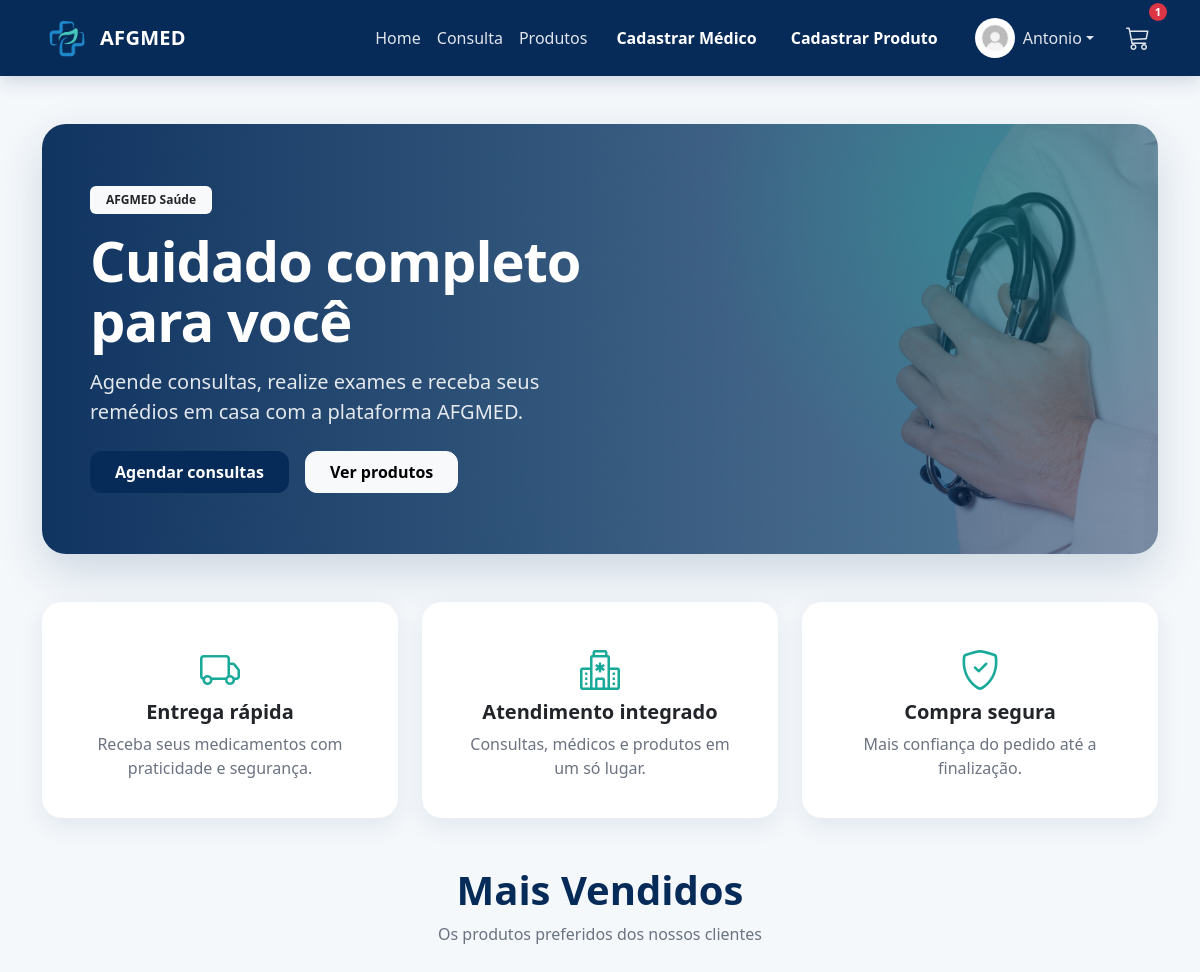
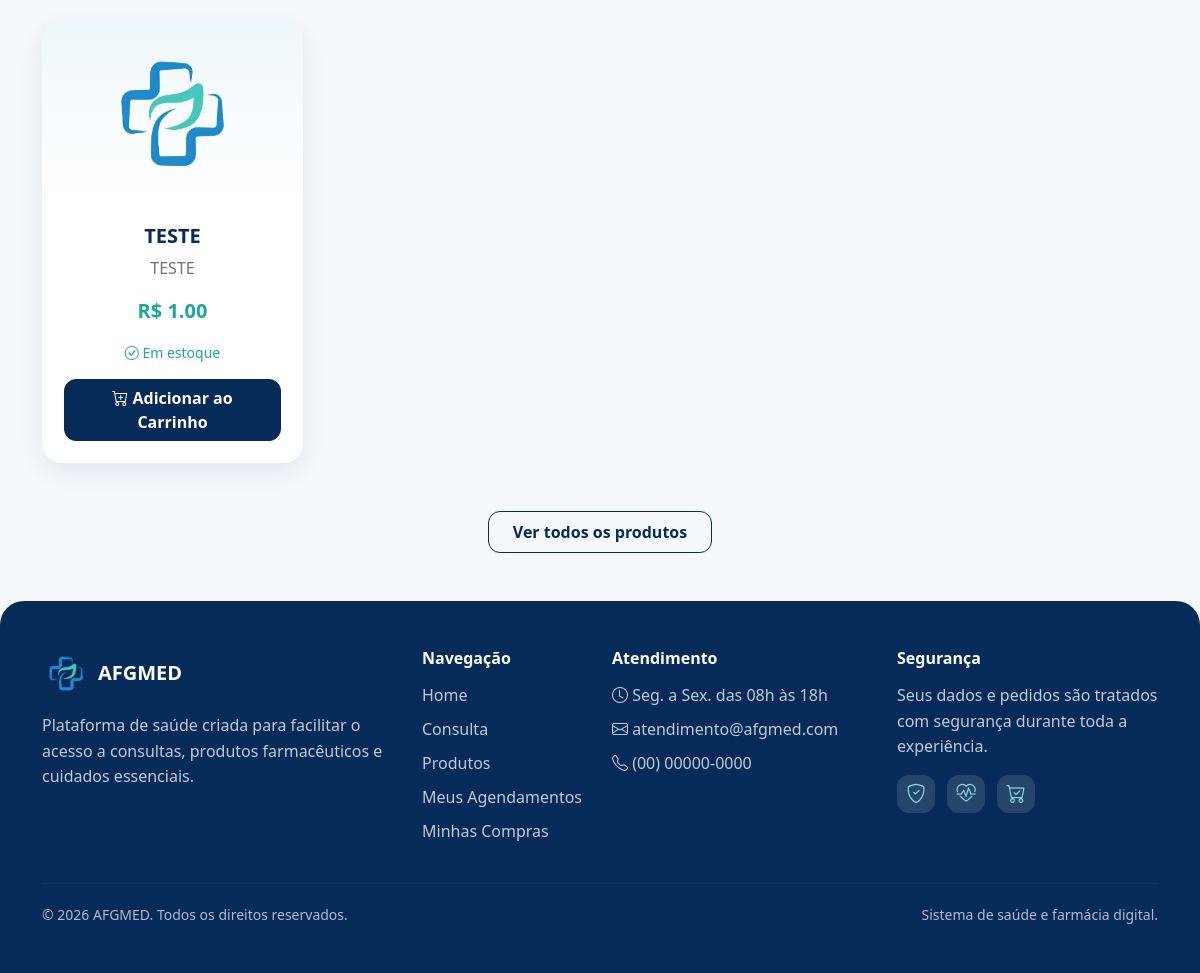
/ (signed in), run on the app's committed database (2 pictures, top to bottom).
### projetoafgmed/models.py (models this page shows)
class Usuario(database.Model, UserMixin):
    id = database.Column(database.Integer, primary_key=True)
    nome = database.Column(database.String, nullable=False)
    sobrenome = database.Column(database.String, nullable=False)
    email = database.Column(database.String, nullable=False, unique=True)
    senha = database.Column(database.String, nullable=False)
    foto = database.Column(database.String(200), nullable=True, default="usuario_padrao.jpg")
    is_admin = database.Column(database.Boolean, default=False)
    is_medico = database.Column(database.Boolean, default=False, nullable=False)
    id_medico = database.Column(database.Integer, database.ForeignKey("medico.id"), nullable=True)
    perfil = database.relationship("PerfilUsuario", backref="usuario", uselist=False)
    carrinho = database.relationship("Carrinho", backref="usuario", uselist=False)
    consultas = database.relationship("Consulta", backref="usuario", lazy=True)
    pedidos = database.relationship("Pedido", backref="usuario", lazy=True)
    medico = database.relationship(
        "Medico",
        backref=database.backref("usuario_acesso", uselist=False),
        foreign_keys=[id_medico]
    )

class Produto(database.Model):
    id = database.Column(database.Integer, primary_key=True)
    nome = database.Column(database.String, nullable=False)
    descricao = database.Column(database.String)
    preco = database.Column(database.Float, nullable=False)
    estoque = database.Column(database.Integer, default=0)
    foto = database.Column(database.String, default="default.jpg")
    ativo = database.Column(database.Boolean, default=True, nullable=False)
    destaque_home = database.Column(database.Boolean, default=False, nullable=False)
    data_criacao = database.Column(database.DateTime, nullable=False, default=datetime.utcnow)

### projetoafgmed/rotas/home.py (the view)
@app.route("/")
def homepage():
    produtos_destaque = Produto.query.filter_by(
        ativo=True,
        destaque_home=True
    ).limit(4).all()
    return render_template("homepage.html", produtos=produtos_destaque)

### projetoafgmed/templates/homepage.html (shortened to what this page needs)
{% extends "base.html" %}
{% block content %}
<div class="hero-banner d-flex align-items-center mb-5">
    <div class="container">
        <div class="row align-items-center">
            <div class="col-12 col-md-8 col-lg-6 hero-conteudo">
                <span class="badge bg-light text-dark mb-3 px-3 py-2">
                    AFGMED Saúde
                </span>
                <h1 class="display-4 fw-bold text-white mb-3">
                    Cuidado completo para você
                </h1>
                <p class="fs-5 text-white mb-4">
                    Agende consultas, realize exames e receba seus remédios em casa com a plataforma AFGMED.
                </p>
                <div class="d-flex gap-3 flex-wrap">
                    {% if not current_user.is_authenticated or not current_user.is_medico %}
                    <a href="{{ url_for('medicos') }}"
                       class="btn text-white py-2 px-4 fw-bold"
                       style="background-color: #072B59;">
                        Agendar consultas
                    </a>
                    {% endif %}
                    <a href="{{ url_for('produtos') }}"
                       class="btn btn-light py-2 px-4 fw-bold">
                        Ver produtos
                    </a>
                </div>
            </div>
        </div>
    </div>
</div>
<div class="row g-4 mb-5">
    <div class="col-md-4">
        <div class="card h-100 text-center shadow-sm p-3">
            <div class="card-body">
                <i class="bi bi-truck fs-1 text-success mb-3"></i>
                <h5 class="fw-bold">Entrega rápida</h5>
                <p class="text-muted mb-0">
                    Receba seus medicamentos com praticidade e segurança.
                </p>
            </div>
        </div>
    </div>
    <div class="col-md-4">
        <div class="card h-100 text-center shadow-sm p-3">
            <div class="card-body">
                <i class="bi bi-hospital fs-1 text-success mb-3"></i>
                <h5 class="fw-bold">Atendimento integrado</h5>
                <p class="text-muted mb-0">
                    Consultas, médicos e produtos em um só lugar.
                </p>
            </div>
        </div>
    </div>
    <div class="col-md-4">
        <div class="card h-100 text-center shadow-sm p-3">
            <div class="card-body">
                <i class="bi bi-shield-check fs-1 text-success mb-3"></i>
                <h5 class="fw-bold">Compra segura</h5>
                <p class="text-muted mb-0">
                    Mais confiança do pedido até a finalização.
                </p>
            </div>
        </div>
    </div>
</div>
<h1 class="text-center mb-2 fw-bold" style="color: #072B59;">
    Mais Vendidos
</h1>
<p class="text-center text-muted mb-4">
    Os produtos preferidos dos nossos clientes
</p>
<div class="row row-cols-1 row-cols-md-4 g-4 mt-3">
    {% for produto in produtos %}
    <div class="col">
        <div class="card h-100 text-center shadow-sm">
            <img src="{{ url_for('static', filename='fotos_produtos/' + produto.foto) }}"
                 class="card-img-top p-3"
                 style="height:180px; object-fit:contain;"
                 alt="{{ produto.nome }}">
            <div class="card-body d-flex flex-column">
                <h5 class="card-title fw-bold" style="color: #072B59;">
                    {{ produto.nome }}
                </h5>
                <p class="card-text text-truncate text-muted">
                    {{ produto.descricao }}
                </p>
                <p class="fw-bold text-success fs-5">
                    R$ {{ '%.2f' % produto.preco }}
                </p>
                {% if produto.estoque > 0 %}
                    <small class="text-success mb-3">
                        <i class="bi bi-check-circle"></i>
                        Em estoque
                    </small>
                    <form action="{{ url_for('adicionar_carrinho', id_produto=produto.id) }}"
                          method="post"
                          class="mt-auto">
                        <button type="submit" class="btn btn-primary w-100">
                            <i class="bi bi-cart-plus"></i>
                            Adicionar ao Carrinho
                        </button>
                    </form>
                {% endif %}
            </div>
        </div>
    </div>
    {% endfor %}
</div>
<div class="text-center mt-5">
    <a href="{{ url_for('produtos') }}" class="btn btn-outline-primary px-4 py-2 fw-bold">
        Ver todos os produtos
    </a>
</div>
{% endblock %}

### projetoafgmed/templates/base.html (shortened to what this page needs)
<!DOCTYPE html>
<html lang="pt-br">
<head>
    <link href="https://cdn.jsdelivr.net/npm/bootstrap@5.3.8/dist/css/bootstrap.min.css" rel="stylesheet">
    <link rel="stylesheet" href="https://cdn.jsdelivr.net/npm/bootstrap-icons@1.11.3/font/bootstrap-icons.css">
    <link rel="stylesheet" href="{{ url_for('static', filename='css/style.css') }}">
</head>
<body>
<nav class="navbar navbar-expand-lg navbar-dark bg-dark">
    <div class="container">
        <a class="navbar-brand d-flex align-items-center" href="{{ url_for('homepage') }}">
            <img src="{{ url_for('static', filename='imagens/logo.jpg') }}" alt="Logo" width="50" class="me-2">
            AFGMED
        </a>
        <div class="collapse navbar-collapse" id="navbarNav">
            <ul class="navbar-nav ms-auto align-items-lg-center">
                <li class="nav-item">
                    <a class="nav-link" href="{{ url_for('homepage') }}">Home</a>
                </li>
                {% if current_user.is_authenticated and current_user.is_medico and not current_user.is_admin %}
                    <li class="nav-item">
                        <a class="nav-link" href="{{ url_for('medicos') }}">Minhas Consultas</a>
                    </li>
                {% else %}
                    <li class="nav-item">
                        <a class="nav-link" href="{{ url_for('medicos') }}">Consulta</a>
                    </li>
                {% endif %}
                <li class="nav-item">
                    <a class="nav-link" href="{{ url_for('produtos') }}">Produtos</a>
                </li>
                {% if current_user.is_authenticated and current_user.is_admin %}
                    <li class="nav-item ms-lg-2">
                        <a class="btn btn-primary" href="{{ url_for('cadastro_medico') }}">
                            Cadastrar Médico
                        </a>
                    </li>
                    <li class="nav-item ms-lg-2">
                        <a class="btn btn-primary" href="{{ url_for('cadastro_produto') }}">
                            Cadastrar Produto
                        </a>
                    </li>
                {% endif %}
            </ul>
            <ul class="navbar-nav ms-lg-3 align-items-lg-center">
                {% if current_user.is_authenticated %}
                    <li class="nav-item dropdown me-lg-3">
                        <a class="nav-link dropdown-toggle d-flex align-items-center"
                           href="#"
                           id="perfilDropdown"
                           role="button"
                           data-bs-toggle="dropdown"
                           aria-expanded="false">
                            <img src="{{ url_for('static', filename='fotos_perfil/' + (current_user.foto or 'usuario_padrao.jpg')) }}"
                                 alt="Perfil"
                                 class="rounded-circle"
                                 style="width:40px; height:40px; object-fit:cover;">
                            <span class="ms-2">{{ current_user.nome }}</span>
                        </a>
                    </li>
                    {% if not current_user.is_medico or current_user.is_admin %}
                        <li class="nav-item position-relative d-none d-lg-block">
                            <a class="nav-link"
                               href="#"
                               data-bs-toggle="offcanvas"
                               data-bs-target="#carrinhoLateral"
                               aria-controls="carrinhoLateral">
                                <i class="bi bi-cart3" style="font-size: 1.5rem;"></i>
                                {% if carrinho %}
                                    <span class="badge bg-danger badge-carrinho position-absolute top-0 start-100 translate-middle">
                                        {{ quantidade_carrinho }}
                                    </span>
                                {% endif %}
                            </a>
                        </li>
                    {% endif %}
                {% endif %}
            </ul>
        </div>
    </div>
</nav>
<main class="container mt-5">
    {% block content %}{% endblock %}
</main>
<footer class="footer-afg mt-5">
    <div class="container py-5">
        <div class="row g-4">
            <div class="col-md-4">
                <div class="d-flex align-items-center mb-3">
                    <img src="{{ url_for('static', filename='imagens/logo.jpg') }}" alt="Logo AFGMED" width="48" class="footer-logo me-2">
                    <h5 class="mb-0 fw-bold">AFGMED</h5>
                </div>
                <p class="footer-text">
                    Plataforma de saúde criada para facilitar o acesso a consultas,
                    produtos farmacêuticos e cuidados essenciais.
                </p>
            </div>
            <div class="col-md-2">
                <h6 class="footer-title">Navegação</h6>
                <ul class="footer-links">
                    <li><a href="{{ url_for('homepage') }}">Home</a></li>
                    {% if current_user.is_authenticated and current_user.is_medico and not current_user.is_admin %}
                        <li><a href="{{ url_for('medicos') }}">Minhas Consultas</a></li>
                    {% else %}
                        <li><a href="{{ url_for('medicos') }}">Consulta</a></li>
                    {% endif %}
                    <li><a href="{{ url_for('produtos') }}">Produtos</a></li>
                    {% if current_user.is_authenticated %}
                        {% if current_user.is_medico and not current_user.is_admin %}
                            <li><a href="{{ url_for('medicos') }}">Minhas Consultas</a></li>
                        {% else %}
                            <li><a href="{{ url_for('meus_agendamentos') }}">Meus Agendamentos</a></li>
                            <li><a href="{{ url_for('meus_pedidos') }}">Minhas Compras</a></li>
                        {% endif %}
                    {% endif %}
                </ul>
            </div>
            <div class="col-md-3">
                <h6 class="footer-title">Atendimento</h6>
                <ul class="footer-links">
                    <li><i class="bi bi-clock"></i> Seg. a Sex. das 08h às 18h</li>
                    <li><i class="bi bi-envelope"></i> atendimento@afgmed.com</li>
                    <li><i class="bi bi-telephone"></i> (00) 00000-0000</li>
                </ul>
            </div>
            <div class="col-md-3">
                <h6 class="footer-title">Segurança</h6>
                <p class="footer-text">
                    Seus dados e pedidos são tratados com segurança durante toda a experiência.
                </p>
                <div class="footer-icons">
                    <i class="bi bi-shield-check"></i>
                    <i class="bi bi-heart-pulse"></i>
                    <i class="bi bi-cart-check"></i>
                </div>
            </div>
        </div>
        <hr class="footer-line">
        <div class="d-flex flex-column flex-md-row justify-content-between align-items-center gap-2">
            <small>© 2026 AFGMED. Todos os direitos reservados.</small>
            <small>Sistema de saúde e farmácia digital.</small>
        </div>
    </div>
</footer>
</body>
</html>

### data on the page
Usuario: foto (picture), nome "Antonio"
Produto: foto (picture), nome "TESTE", descricao "TESTE", preco "1.00"

### other printed values
{{ quantidade_carrinho }} "1"
